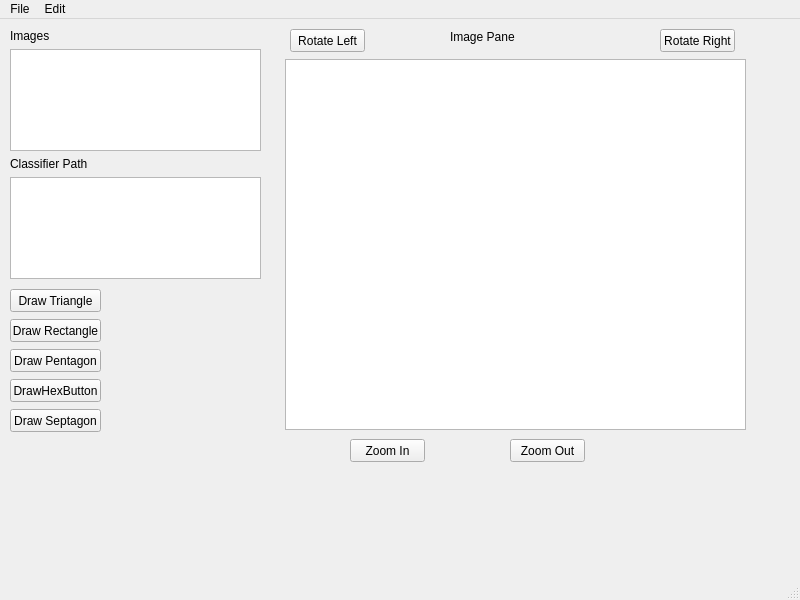
<?xml version="1.0" encoding="UTF-8"?>
<ui version="4.0">
 <class>MainWindow</class>
 <widget class="QMainWindow" name="MainWindow">
  <property name="geometry">
   <rect>
    <x>0</x>
    <y>0</y>
    <width>800</width>
    <height>600</height>
   </rect>
  </property>
  <property name="windowTitle">
   <string>MainWindow</string>
  </property>
  <widget class="QWidget" name="centralwidget">
   <widget class="QGraphicsView" name="graphicsView">
    <property name="geometry">
     <rect>
      <x>285</x>
      <y>40</y>
      <width>461</width>
      <height>371</height>
     </rect>
    </property>
   </widget>
   <widget class="QPushButton" name="pushButton">
    <property name="geometry">
     <rect>
      <x>350</x>
      <y>420</y>
      <width>75</width>
      <height>23</height>
     </rect>
    </property>
    <property name="text">
     <string>Zoom In</string>
    </property>
   </widget>
   <widget class="QPushButton" name="pushButton_2">
    <property name="geometry">
     <rect>
      <x>510</x>
      <y>420</y>
      <width>75</width>
      <height>23</height>
     </rect>
    </property>
    <property name="text">
     <string>Zoom Out</string>
    </property>
   </widget>
   <widget class="QPushButton" name="DrawTriangleButton">
    <property name="geometry">
     <rect>
      <x>10</x>
      <y>270</y>
      <width>91</width>
      <height>23</height>
     </rect>
    </property>
    <property name="text">
     <string>Draw Triangle</string>
    </property>
   </widget>
   <widget class="QPushButton" name="DrawRectButton">
    <property name="geometry">
     <rect>
      <x>10</x>
      <y>300</y>
      <width>91</width>
      <height>23</height>
     </rect>
    </property>
    <property name="text">
     <string>Draw Rectangle</string>
    </property>
   </widget>
   <widget class="QPushButton" name="DrawPentButton">
    <property name="geometry">
     <rect>
      <x>10</x>
      <y>330</y>
      <width>91</width>
      <height>23</height>
     </rect>
    </property>
    <property name="text">
     <string>Draw Pentagon</string>
    </property>
   </widget>
   <widget class="QPushButton" name="DrawHexButton">
    <property name="geometry">
     <rect>
      <x>10</x>
      <y>360</y>
      <width>91</width>
      <height>23</height>
     </rect>
    </property>
    <property name="text">
     <string>DrawHexButton</string>
    </property>
   </widget>
   <widget class="QPushButton" name="DrawSeptButton">
    <property name="geometry">
     <rect>
      <x>10</x>
      <y>390</y>
      <width>91</width>
      <height>23</height>
     </rect>
    </property>
    <property name="text">
     <string>Draw Septagon</string>
    </property>
   </widget>
   <widget class="QLabel" name="label_3">
    <property name="geometry">
     <rect>
      <x>450</x>
      <y>10</y>
      <width>111</width>
      <height>16</height>
     </rect>
    </property>
    <property name="text">
     <string>Image Pane</string>
    </property>
   </widget>
   <widget class="QPushButton" name="pushButton_8">
    <property name="geometry">
     <rect>
      <x>290</x>
      <y>10</y>
      <width>75</width>
      <height>23</height>
     </rect>
    </property>
    <property name="text">
     <string>Rotate Left</string>
    </property>
   </widget>
   <widget class="QPushButton" name="pushButton_9">
    <property name="geometry">
     <rect>
      <x>660</x>
      <y>10</y>
      <width>75</width>
      <height>23</height>
     </rect>
    </property>
    <property name="text">
     <string>Rotate Right</string>
    </property>
   </widget>
   <widget class="QWidget" name="verticalLayoutWidget">
    <property name="geometry">
     <rect>
      <x>10</x>
      <y>10</y>
      <width>251</width>
      <height>250</height>
     </rect>
    </property>
    <layout class="QVBoxLayout" name="verticalLayout">
     <item>
      <widget class="QLabel" name="label">
       <property name="text">
        <string>Images</string>
       </property>
      </widget>
     </item>
     <item>
      <widget class="QListWidget" name="ImagesWindow"/>
     </item>
     <item>
      <widget class="QLabel" name="label_2">
       <property name="text">
        <string>Classifier Path</string>
       </property>
      </widget>
     </item>
     <item>
      <widget class="QListWidget" name="ClassWindow"/>
     </item>
    </layout>
   </widget>
  </widget>
  <widget class="QMenuBar" name="menubar">
   <property name="geometry">
    <rect>
     <x>0</x>
     <y>0</y>
     <width>800</width>
     <height>21</height>
    </rect>
   </property>
   <widget class="QMenu" name="menuFile">
    <property name="title">
     <string>File</string>
    </property>
    <addaction name="actionOpen"/>
    <addaction name="actionSave"/>
    <addaction name="actionQuit"/>
   </widget>
   <widget class="QMenu" name="menuEdit">
    <property name="title">
     <string>Edit</string>
    </property>
    <addaction name="actionCopy"/>
    <addaction name="actionPaste"/>
   </widget>
   <addaction name="menuFile"/>
   <addaction name="menuEdit"/>
  </widget>
  <widget class="QStatusBar" name="statusbar"/>
  <action name="actionOpen">
   <property name="text">
    <string>Open</string>
   </property>
  </action>
  <action name="actionSave">
   <property name="text">
    <string>Save</string>
   </property>
  </action>
  <action name="actionCopy">
   <property name="text">
    <string>Copy</string>
   </property>
  </action>
  <action name="actionQuit">
   <property name="text">
    <string>Quit</string>
   </property>
  </action>
  <action name="actionPaste">
   <property name="text">
    <string>Paste</string>
   </property>
  </action>
 </widget>
 <resources/>
 <connections/>
</ui>
